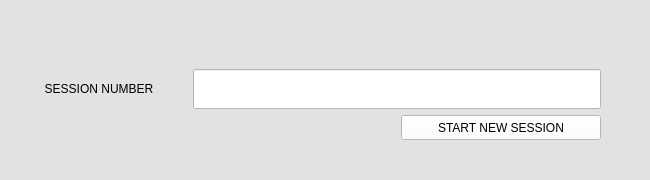
<?xml version="1.0" encoding="UTF-8"?>
<ui version="4.0">
 <class>session_create</class>
 <widget class="QWidget" name="session_create">
  <property name="geometry">
   <rect>
    <x>0</x>
    <y>0</y>
    <width>650</width>
    <height>180</height>
   </rect>
  </property>
  <property name="windowTitle">
   <string>Form</string>
  </property>
  <property name="styleSheet">
   <string notr="true">background-color: rgb(226,226,226) ;color: rgb(0,0,0)</string>
  </property>
  <layout class="QGridLayout" name="gridLayout_4">
   <item row="0" column="0">
    <layout class="QGridLayout" name="gridLayout_3">
     <item row="2" column="0" colspan="2">
      <layout class="QGridLayout" name="gridLayout">
       <item row="0" column="0">
        <spacer name="horizontalSpacer_2">
         <property name="orientation">
          <enum>Qt::Horizontal</enum>
         </property>
         <property name="sizeHint" stdset="0">
          <size>
           <width>10</width>
           <height>20</height>
          </size>
         </property>
        </spacer>
       </item>
       <item row="0" column="1">
        <widget class="QPushButton" name="start_session_btn">
         <property name="minimumSize">
          <size>
           <width>200</width>
           <height>25</height>
          </size>
         </property>
         <property name="styleSheet">
          <string notr="true">background-color: rgb(255,255,255) ;color: rgb(0,0,0)</string>
         </property>
         <property name="text">
          <string>START NEW SESSION</string>
         </property>
        </widget>
       </item>
      </layout>
     </item>
     <item row="1" column="0">
      <widget class="QLabel" name="session_nr_label">
       <property name="minimumSize">
        <size>
         <width>176</width>
         <height>0</height>
        </size>
       </property>
       <property name="maximumSize">
        <size>
         <width>176</width>
         <height>23</height>
        </size>
       </property>
       <property name="layoutDirection">
        <enum>Qt::LeftToRight</enum>
       </property>
       <property name="text">
        <string>SESSION NUMBER</string>
       </property>
       <property name="textFormat">
        <enum>Qt::PlainText</enum>
       </property>
       <property name="alignment">
        <set>Qt::AlignCenter</set>
       </property>
      </widget>
     </item>
     <item row="0" column="1">
      <spacer name="horizontalSpacer">
       <property name="orientation">
        <enum>Qt::Horizontal</enum>
       </property>
       <property name="sizeHint" stdset="0">
        <size>
         <width>400</width>
         <height>20</height>
        </size>
       </property>
      </spacer>
     </item>
     <item row="1" column="1">
      <widget class="QLineEdit" name="session_nr_input">
       <property name="minimumSize">
        <size>
         <width>400</width>
         <height>40</height>
        </size>
       </property>
       <property name="styleSheet">
        <string notr="true">background-color: rgb(255,255,255) ;color: rgb(0,0,0)</string>
       </property>
       <property name="text">
        <string/>
       </property>
      </widget>
     </item>
     <item row="0" column="2">
      <widget class="QPushButton" name="close_btn">
       <property name="minimumSize">
        <size>
         <width>24</width>
         <height>24</height>
        </size>
       </property>
       <property name="layoutDirection">
        <enum>Qt::RightToLeft</enum>
       </property>
       <property name="styleSheet">
        <string notr="true">border:0;</string>
       </property>
       <property name="text">
        <string/>
       </property>
       <property name="icon">
        <iconset>
         <normaloff>:/icons/widgets/icons/exit_icon.png</normaloff>:/icons/widgets/icons/exit_icon.png</iconset>
       </property>
       <property name="iconSize">
        <size>
         <width>24</width>
         <height>24</height>
        </size>
       </property>
      </widget>
     </item>
    </layout>
   </item>
  </layout>
 </widget>
 <resources>
  <include location="../resources.qrc"/>
 </resources>
 <connections/>
</ui>
